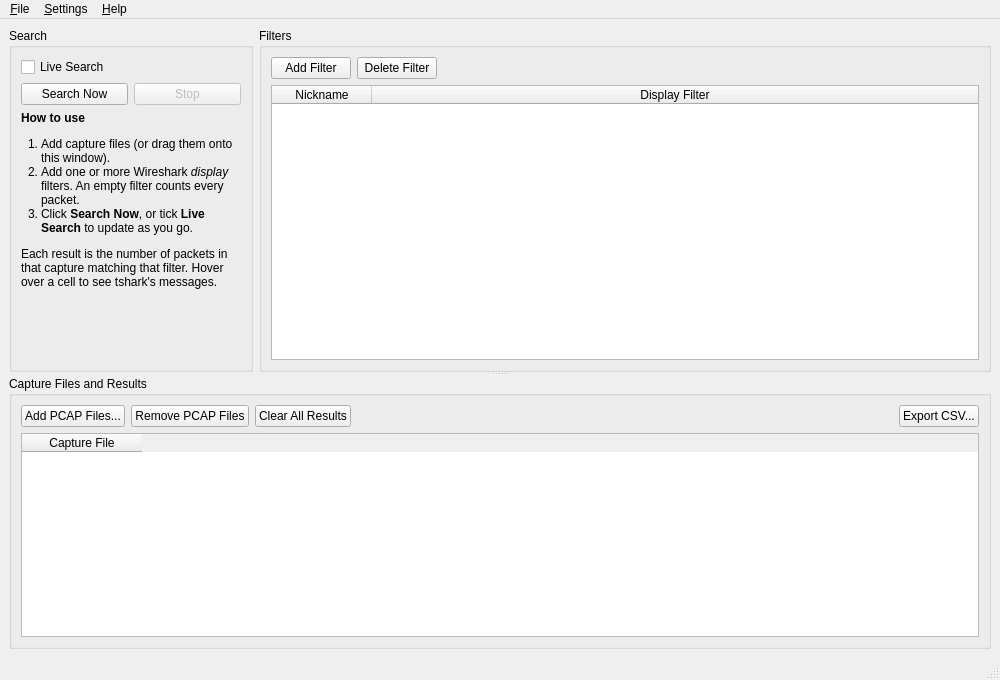
<?xml version="1.0" encoding="UTF-8"?>
<ui version="4.0">
 <class>MainWindow</class>
 <widget class="QMainWindow" name="MainWindow">
  <property name="geometry">
   <rect>
    <x>0</x>
    <y>0</y>
    <width>1000</width>
    <height>680</height>
   </rect>
  </property>
  <property name="acceptDrops">
   <bool>true</bool>
  </property>
  <property name="windowTitle">
   <string>MultiPCAPSearch</string>
  </property>
  <widget class="QWidget" name="centralwidget">
   <layout class="QVBoxLayout" name="centralLayout">
    <item>
     <widget class="QSplitter" name="splitter">
      <property name="orientation">
       <enum>Qt::Vertical</enum>
      </property>
      <property name="childrenCollapsible">
       <bool>false</bool>
      </property>
      <widget class="QWidget" name="topPane">
       <layout class="QHBoxLayout" name="topLayout">
        <property name="leftMargin">
         <number>0</number>
        </property>
        <property name="topMargin">
         <number>0</number>
        </property>
        <property name="rightMargin">
         <number>0</number>
        </property>
        <property name="bottomMargin">
         <number>0</number>
        </property>
        <item>
         <widget class="QGroupBox" name="searchBox">
          <property name="title">
           <string>Search</string>
          </property>
          <property name="sizePolicy">
           <sizepolicy hsizetype="Preferred" vsizetype="Preferred">
            <horstretch>1</horstretch>
            <verstretch>0</verstretch>
           </sizepolicy>
          </property>
          <layout class="QVBoxLayout" name="searchLayout">
           <item>
            <widget class="QCheckBox" name="liveSearch">
             <property name="toolTip">
              <string>Search automatically whenever captures or filters change</string>
             </property>
             <property name="text">
              <string>Live Search</string>
             </property>
            </widget>
           </item>
           <item>
            <layout class="QHBoxLayout" name="searchButtons">
             <item>
              <widget class="QPushButton" name="searchNow">
               <property name="text">
                <string>Search Now</string>
               </property>
              </widget>
             </item>
             <item>
              <widget class="QPushButton" name="stopSearch">
               <property name="enabled">
                <bool>false</bool>
               </property>
               <property name="toolTip">
                <string>Cancel all running and queued searches</string>
               </property>
               <property name="text">
                <string>Stop</string>
               </property>
              </widget>
             </item>
            </layout>
           </item>
           <item>
            <widget class="QLabel" name="instructions">
             <property name="text">
              <string>&lt;b&gt;How to use&lt;/b&gt;&lt;ol style=&quot;margin-left:-20px&quot;&gt;&lt;li&gt;Add capture files (or drag them onto this window).&lt;/li&gt;&lt;li&gt;Add one or more Wireshark &lt;i&gt;display&lt;/i&gt; filters. An empty filter counts every packet.&lt;/li&gt;&lt;li&gt;Click &lt;b&gt;Search Now&lt;/b&gt;, or tick &lt;b&gt;Live Search&lt;/b&gt; to update as you go.&lt;/li&gt;&lt;/ol&gt;Each result is the number of packets in that capture matching that filter. Hover over a cell to see tshark's messages.</string>
             </property>
             <property name="textFormat">
              <enum>Qt::RichText</enum>
             </property>
             <property name="wordWrap">
              <bool>true</bool>
             </property>
             <property name="alignment">
              <set>Qt::AlignLeading|Qt::AlignLeft|Qt::AlignTop</set>
             </property>
            </widget>
           </item>
           <item>
            <spacer name="searchSpacer">
             <property name="orientation">
              <enum>Qt::Vertical</enum>
             </property>
             <property name="sizeHint" stdset="0">
              <size>
               <width>0</width>
               <height>0</height>
              </size>
             </property>
            </spacer>
           </item>
          </layout>
         </widget>
        </item>
        <item>
         <widget class="QGroupBox" name="filterBox">
          <property name="title">
           <string>Filters</string>
          </property>
          <property name="sizePolicy">
           <sizepolicy hsizetype="Preferred" vsizetype="Preferred">
            <horstretch>3</horstretch>
            <verstretch>0</verstretch>
           </sizepolicy>
          </property>
          <layout class="QVBoxLayout" name="filterLayout">
           <item>
            <layout class="QHBoxLayout" name="filterButtons">
             <item>
              <widget class="QPushButton" name="addFilter">
               <property name="text">
                <string>Add Filter</string>
               </property>
              </widget>
             </item>
             <item>
              <widget class="QPushButton" name="deleteFilter">
               <property name="toolTip">
                <string>Delete ticked filters (or the selected ones if none are ticked)</string>
               </property>
               <property name="text">
                <string>Delete Filter</string>
               </property>
              </widget>
             </item>
             <item>
              <spacer name="filterButtonSpacer">
               <property name="orientation">
                <enum>Qt::Horizontal</enum>
               </property>
               <property name="sizeHint" stdset="0">
                <size>
                 <width>0</width>
                 <height>0</height>
                </size>
               </property>
              </spacer>
             </item>
            </layout>
           </item>
           <item>
            <widget class="QTableWidget" name="filterTable">
             <property name="selectionBehavior">
              <enum>QAbstractItemView::SelectRows</enum>
             </property>
             <property name="horizontalScrollMode">
              <enum>QAbstractItemView::ScrollPerPixel</enum>
             </property>
             <attribute name="verticalHeaderVisible">
              <bool>false</bool>
             </attribute>
             <attribute name="horizontalHeaderStretchLastSection">
              <bool>true</bool>
             </attribute>
             <column>
              <property name="text">
               <string>Nickname</string>
              </property>
             </column>
             <column>
              <property name="text">
               <string>Display Filter</string>
              </property>
             </column>
            </widget>
           </item>
          </layout>
         </widget>
        </item>
       </layout>
      </widget>
      <widget class="QGroupBox" name="resultsBox">
       <property name="title">
        <string>Capture Files and Results</string>
       </property>
       <layout class="QVBoxLayout" name="resultsLayout">
        <item>
         <layout class="QHBoxLayout" name="resultsButtons">
          <item>
           <widget class="QPushButton" name="addPCAP">
            <property name="text">
             <string>Add PCAP Files...</string>
            </property>
           </widget>
          </item>
          <item>
           <widget class="QPushButton" name="removePCAP">
            <property name="toolTip">
             <string>Remove ticked captures (or the selected ones if none are ticked)</string>
            </property>
            <property name="text">
             <string>Remove PCAP Files</string>
            </property>
           </widget>
          </item>
          <item>
           <widget class="QPushButton" name="clearResults">
            <property name="toolTip">
             <string>Forget all cached results so the next search re-reads every capture</string>
            </property>
            <property name="text">
             <string>Clear All Results</string>
            </property>
           </widget>
          </item>
          <item>
           <spacer name="resultsButtonSpacer">
            <property name="orientation">
             <enum>Qt::Horizontal</enum>
            </property>
            <property name="sizeHint" stdset="0">
             <size>
              <width>0</width>
              <height>0</height>
             </size>
            </property>
           </spacer>
          </item>
          <item>
           <widget class="QPushButton" name="exportCsv">
            <property name="text">
             <string>Export CSV...</string>
            </property>
           </widget>
          </item>
         </layout>
        </item>
        <item>
         <widget class="QTableWidget" name="resultsTable">
          <property name="selectionBehavior">
           <enum>QAbstractItemView::SelectRows</enum>
          </property>
          <property name="horizontalScrollMode">
           <enum>QAbstractItemView::ScrollPerPixel</enum>
          </property>
          <attribute name="verticalHeaderVisible">
           <bool>false</bool>
          </attribute>
          <attribute name="horizontalHeaderDefaultSectionSize">
           <number>120</number>
          </attribute>
          <column>
           <property name="text">
            <string>Capture File</string>
           </property>
          </column>
         </widget>
        </item>
       </layout>
      </widget>
     </widget>
    </item>
   </layout>
  </widget>
  <widget class="QMenuBar" name="menubar">
   <widget class="QMenu" name="menuFile">
    <property name="title">
     <string>&amp;File</string>
    </property>
    <addaction name="actionAddPcaps"/>
    <addaction name="actionExportCsv"/>
    <addaction name="separator"/>
    <addaction name="actionQuit"/>
   </widget>
   <widget class="QMenu" name="menuSettings">
    <property name="title">
     <string>&amp;Settings</string>
    </property>
    <addaction name="actionLocateTshark"/>
    <addaction name="actionMaxConcurrent"/>
   </widget>
   <widget class="QMenu" name="menuHelp">
    <property name="title">
     <string>&amp;Help</string>
    </property>
    <addaction name="actionAbout"/>
   </widget>
   <addaction name="menuFile"/>
   <addaction name="menuSettings"/>
   <addaction name="menuHelp"/>
  </widget>
  <widget class="QStatusBar" name="statusbar"/>
  <action name="actionAddPcaps">
   <property name="text">
    <string>&amp;Add PCAP Files...</string>
   </property>
   <property name="shortcut">
    <string>Ctrl+O</string>
   </property>
  </action>
  <action name="actionExportCsv">
   <property name="text">
    <string>&amp;Export Results as CSV...</string>
   </property>
   <property name="shortcut">
    <string>Ctrl+E</string>
   </property>
  </action>
  <action name="actionQuit">
   <property name="text">
    <string>&amp;Quit</string>
   </property>
   <property name="shortcut">
    <string>Ctrl+Q</string>
   </property>
   <property name="menuRole">
    <enum>QAction::QuitRole</enum>
   </property>
  </action>
  <action name="actionLocateTshark">
   <property name="text">
    <string>Locate &amp;tshark...</string>
   </property>
  </action>
  <action name="actionMaxConcurrent">
   <property name="text">
    <string>&amp;Parallel Searches...</string>
   </property>
  </action>
  <action name="actionAbout">
   <property name="text">
    <string>&amp;About MultiPCAPSearch</string>
   </property>
   <property name="menuRole">
    <enum>QAction::AboutRole</enum>
   </property>
  </action>
 </widget>
 <resources/>
 <connections/>
</ui>
